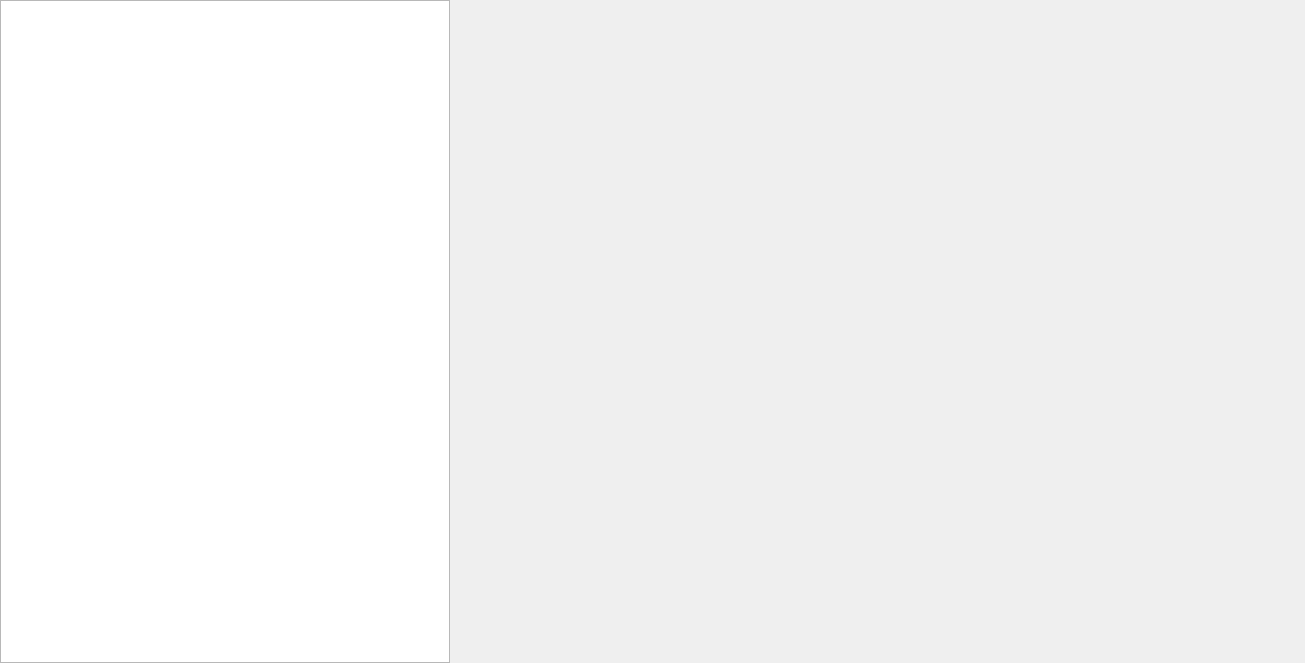
<?xml version="1.0" encoding="UTF-8"?>
<ui version="4.0">
 <class>MainWindow</class>
 <widget class="QMainWindow" name="MainWindow">
  <property name="geometry">
   <rect>
    <x>0</x>
    <y>0</y>
    <width>1305</width>
    <height>663</height>
   </rect>
  </property>
  <property name="windowTitle">
   <string>MainWindow</string>
  </property>
  <widget class="QWidget" name="centralwidget">
   <widget class="QGraphicsView" name="graphicsView">
    <property name="geometry">
     <rect>
      <x>0</x>
      <y>0</y>
      <width>450</width>
      <height>663</height>
     </rect>
    </property>
   </widget>
  </widget>
  <widget class="QMenuBar" name="menubar">
   <property name="geometry">
    <rect>
     <x>0</x>
     <y>0</y>
     <width>1305</width>
     <height>22</height>
    </rect>
   </property>
  </widget>
 </widget>
 <resources/>
 <connections/>
</ui>
